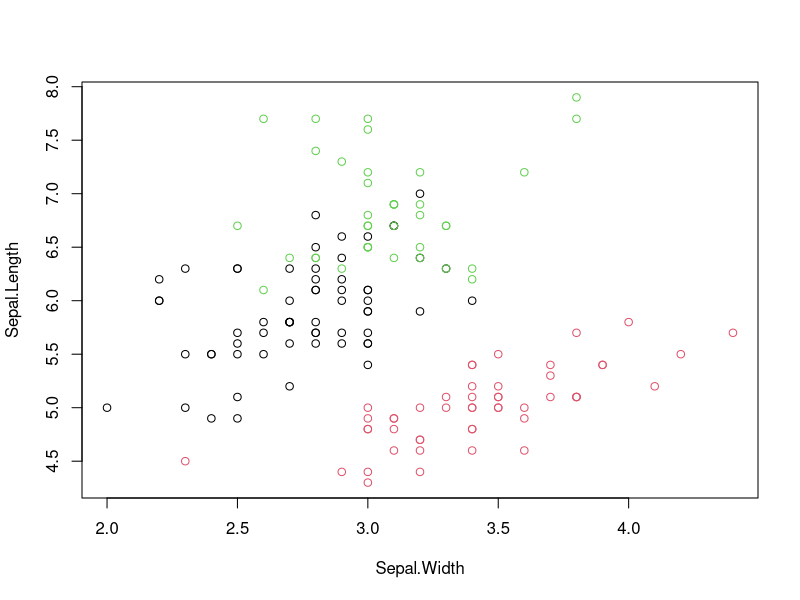

Write the R code that produced this figure.
#3a
data("iris")
result <- kmeans(iris[-5],3)
result
result$cluster
result$withinss
result$centers
result$size
table(result$cluster,iris$Species)
plot(Sepal.Length ~ Sepal.Width,data = iris,col = result$cluster)

#3b

vec <- c(11,22,33)

#subsetting
print(vec[1:2])
vec[vec>22]

#multiply
ans <- vec*3
print(ans)

#perform ops

a <- c(1,2)
b <- c(3,1)

print(a+b)
print(a-b)
print(a*b)
print(a/b)